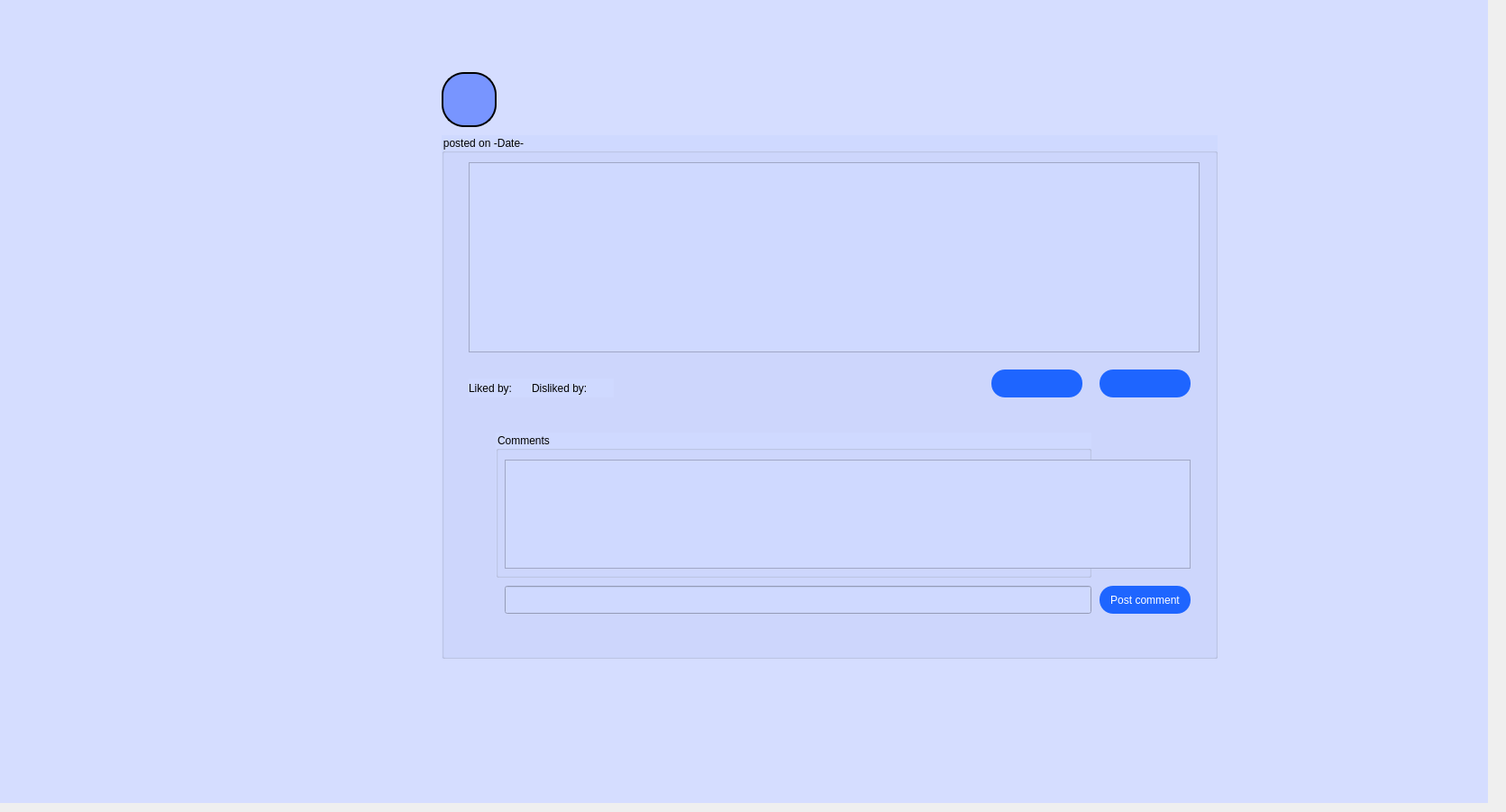
<?xml version="1.0" encoding="UTF-8"?>
<ui version="4.0">
 <class>ReferenceTweet</class>
 <widget class="QWidget" name="ReferenceTweet">
  <property name="geometry">
   <rect>
    <x>0</x>
    <y>0</y>
    <width>1671</width>
    <height>901</height>
   </rect>
  </property>
  <property name="windowTitle">
   <string>ReferenceTweet</string>
  </property>
  <widget class="QGroupBox" name="postArea">
   <property name="geometry">
    <rect>
     <x>490</x>
     <y>150</y>
     <width>861</width>
     <height>581</height>
    </rect>
   </property>
   <property name="styleSheet">
    <string notr="true">background-color:rgb(207, 217, 255);
</string>
   </property>
   <property name="title">
    <string>posted on -Date-</string>
   </property>
   <widget class="QGroupBox" name="commentsBox">
    <property name="geometry">
     <rect>
      <x>60</x>
      <y>330</y>
      <width>661</width>
      <height>161</height>
     </rect>
    </property>
    <property name="title">
     <string>Comments</string>
    </property>
   </widget>
   <widget class="QTextBrowser" name="postTextBrowser">
    <property name="geometry">
     <rect>
      <x>30</x>
      <y>30</y>
      <width>811</width>
      <height>211</height>
     </rect>
    </property>
   </widget>
   <widget class="QLineEdit" name="commentLine">
    <property name="geometry">
     <rect>
      <x>70</x>
      <y>500</y>
      <width>651</width>
      <height>31</height>
     </rect>
    </property>
    <property name="text">
     <string/>
    </property>
   </widget>
   <widget class="QPushButton" name="postCommentButton">
    <property name="geometry">
     <rect>
      <x>730</x>
      <y>500</y>
      <width>101</width>
      <height>31</height>
     </rect>
    </property>
    <property name="cursor">
     <cursorShape>PointingHandCursor</cursorShape>
    </property>
    <property name="styleSheet">
     <string notr="true">QPushButton{

background-color:  rgb(30, 101, 255);
color:rgb(255, 255, 255);
border-radius: 15px;

}
QPushButton:hover{
background-color: rgb(1, 221, 255);
color:rgb(0, 0, 0);
}
QPushButton:pressed{
background-color:rgb(43, 107, 255)
}</string>
    </property>
    <property name="text">
     <string>Post comment</string>
    </property>
   </widget>
   <widget class="QLabel" name="likedByLabel">
    <property name="geometry">
     <rect>
      <x>30</x>
      <y>270</y>
      <width>81</width>
      <height>21</height>
     </rect>
    </property>
    <property name="text">
     <string>Liked by:</string>
    </property>
   </widget>
   <widget class="QLabel" name="dislikedByLabel">
    <property name="geometry">
     <rect>
      <x>100</x>
      <y>270</y>
      <width>91</width>
      <height>21</height>
     </rect>
    </property>
    <property name="text">
     <string>Disliked by:</string>
    </property>
   </widget>
   <widget class="QPushButton" name="likeButton">
    <property name="geometry">
     <rect>
      <x>610</x>
      <y>260</y>
      <width>101</width>
      <height>31</height>
     </rect>
    </property>
    <property name="cursor">
     <cursorShape>PointingHandCursor</cursorShape>
    </property>
    <property name="styleSheet">
     <string notr="true">QPushButton{

background-color:  rgb(30, 101, 255);
color:rgb(255, 255, 255);
border-radius: 15px;

}
QPushButton:hover{
background-color: rgb(1, 221, 255);
color:rgb(0, 0, 0);
}
QPushButton:pressed{
background-color:rgb(43, 107, 255)
}</string>
    </property>
    <property name="text">
     <string/>
    </property>
    <property name="icon">
     <iconset>
      <normaloff>Icons/2x/baseline_thumb_up_white_24dp.png</normaloff>Icons/2x/baseline_thumb_up_white_24dp.png</iconset>
    </property>
    <property name="iconSize">
     <size>
      <width>22</width>
      <height>22</height>
     </size>
    </property>
   </widget>
   <widget class="QPushButton" name="dislikeButton">
    <property name="geometry">
     <rect>
      <x>730</x>
      <y>260</y>
      <width>101</width>
      <height>31</height>
     </rect>
    </property>
    <property name="cursor">
     <cursorShape>PointingHandCursor</cursorShape>
    </property>
    <property name="styleSheet">
     <string notr="true">QPushButton{

background-color:  rgb(30, 101, 255);
color:rgb(255, 255, 255);
border-radius: 15px;

}
QPushButton:hover{
background-color: rgb(1, 221, 255);
color:rgb(0, 0, 0);
}
QPushButton:pressed{
background-color:rgb(43, 107, 255)
}</string>
    </property>
    <property name="text">
     <string/>
    </property>
    <property name="icon">
     <iconset>
      <normaloff>Icons/2x/baseline_thumb_down_alt_white_24dp.png</normaloff>Icons/2x/baseline_thumb_down_alt_white_24dp.png</iconset>
    </property>
    <property name="iconSize">
     <size>
      <width>22</width>
      <height>22</height>
     </size>
    </property>
   </widget>
   <widget class="QScrollArea" name="commentsScrollArea">
    <property name="geometry">
     <rect>
      <x>70</x>
      <y>360</y>
      <width>761</width>
      <height>121</height>
     </rect>
    </property>
    <property name="widgetResizable">
     <bool>true</bool>
    </property>
    <widget class="QWidget" name="commentContentScrollArea_2">
     <property name="geometry">
      <rect>
       <x>0</x>
       <y>0</y>
       <width>759</width>
       <height>119</height>
      </rect>
     </property>
    </widget>
   </widget>
  </widget>
  <widget class="QLabel" name="background">
   <property name="geometry">
    <rect>
     <x>-20</x>
     <y>-10</y>
     <width>1671</width>
     <height>901</height>
    </rect>
   </property>
   <property name="styleSheet">
    <string notr="true">background-color:rgb(213, 221, 255)
</string>
   </property>
   <property name="text">
    <string/>
   </property>
  </widget>
  <widget class="QLabel" name="usernamePostLabel">
   <property name="geometry">
    <rect>
     <x>560</x>
     <y>90</y>
     <width>181</width>
     <height>41</height>
    </rect>
   </property>
   <property name="styleSheet">
    <string notr="true">font: 75 13pt &quot;MS Shell Dlg 2&quot;;</string>
   </property>
   <property name="text">
    <string/>
   </property>
  </widget>
  <widget class="QLabel" name="nameInitLabel">
   <property name="geometry">
    <rect>
     <x>490</x>
     <y>80</y>
     <width>61</width>
     <height>61</height>
    </rect>
   </property>
   <property name="styleSheet">
    <string notr="true">QLabel{
 border-style: outset;
 border-width: 2px;
 border-color: black;
border-radius:25px;
font: 20pt &quot;Lucida Calligraphy&quot;;
color:black;
background-color:rgb(120, 149, 255)
}
</string>
   </property>
   <property name="text">
    <string/>
   </property>
   <property name="alignment">
    <set>Qt::AlignCenter</set>
   </property>
  </widget>
  <zorder>background</zorder>
  <zorder>postArea</zorder>
  <zorder>usernamePostLabel</zorder>
  <zorder>nameInitLabel</zorder>
 </widget>
 <layoutdefault spacing="6" margin="11"/>
 <resources/>
 <connections/>
</ui>
